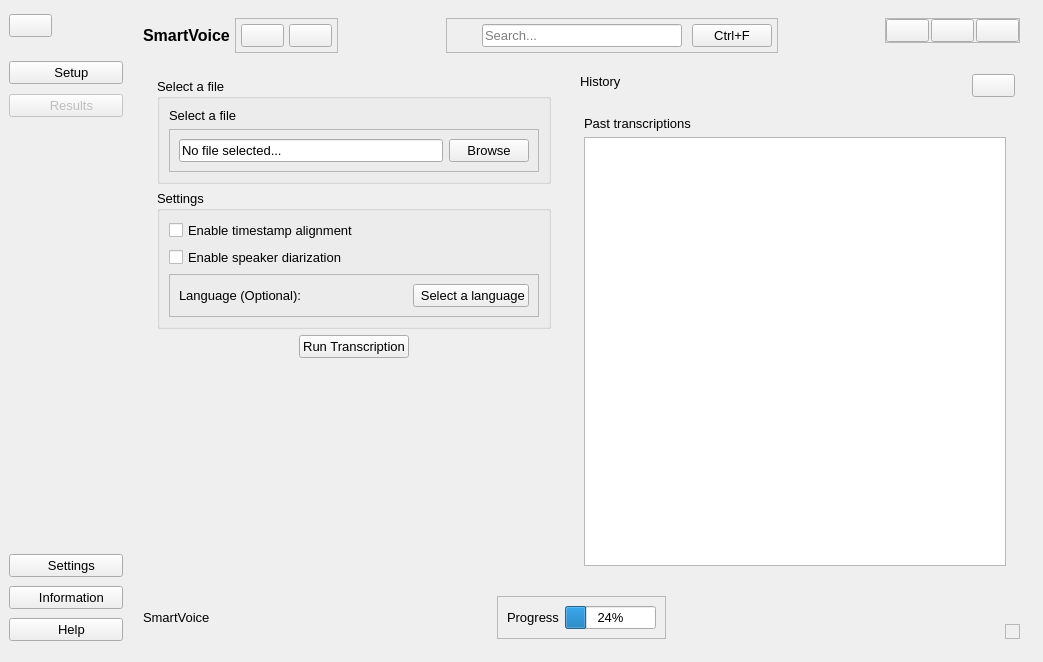
<?xml version='1.0' encoding='utf-8'?>
<ui version="4.0">
 <class>MainWindow</class>
 <widget class="QMainWindow" name="MainWindow">
  <property name="geometry">
   <rect>
    <x>0</x>
    <y>0</y>
    <width>1043</width>
    <height>662</height>
   </rect>
  </property>
  <property name="font">
   <font>
    <pointsize>10</pointsize>
   </font>
  </property>
  <property name="windowTitle">
   <string>MainWindow</string>
  </property>
  <property name="styleSheet">
   <string notr="true" />
  </property>
  <widget class="QWidget" name="centralwidget">
   <property name="minimumSize">
    <size>
     <width>1043</width>
     <height>635</height>
    </size>
   </property>
   <layout class="QHBoxLayout" name="horizontalLayout">
    <item>
     <widget class="QCustomSlideMenu" name="leftMenu" native="true">
      <layout class="QVBoxLayout" name="verticalLayout">
       <property name="spacing">
        <number>0</number>
       </property>
       <property name="leftMargin">
        <number>0</number>
       </property>
       <property name="topMargin">
        <number>0</number>
       </property>
       <property name="rightMargin">
        <number>0</number>
       </property>
       <property name="bottomMargin">
        <number>0</number>
       </property>
       <item alignment="Qt::AlignmentFlag::AlignLeft|Qt::AlignmentFlag::AlignTop">
        <widget class="QWidget" name="widget" native="true">
         <property name="minimumSize">
          <size>
           <width>46</width>
           <height>42</height>
          </size>
         </property>
         <layout class="QVBoxLayout" name="verticalLayout_2">
          <property name="leftMargin">
           <number>0</number>
          </property>
          <property name="topMargin">
           <number>5</number>
          </property>
          <property name="rightMargin">
           <number>0</number>
          </property>
          <item alignment="Qt::AlignmentFlag::AlignLeft|Qt::AlignmentFlag::AlignTop">
           <widget class="QPushButton" name="menuBtn">
            <property name="toolTip">
             <string>Maximize main menu</string>
            </property>
            <property name="text">
             <string />
            </property>
            <property name="icon">
             <iconset resource="../Qss/icons/_icons.qrc">
              <normaloff>:/feather/icons/feather/menu.png</normaloff>:/feather/icons/feather/menu.png</iconset>
            </property>
            <property name="iconSize">
             <size>
              <width>20</width>
              <height>20</height>
             </size>
            </property>
           </widget>
          </item>
         </layout>
        </widget>
       </item>
       <item alignment="Qt::AlignmentFlag::AlignTop">
        <widget class="QWidget" name="widget_2" native="true">
         <property name="minimumSize">
          <size>
           <width>93</width>
           <height>76</height>
          </size>
         </property>
         <layout class="QVBoxLayout" name="verticalLayout_3">
          <property name="spacing">
           <number>5</number>
          </property>
          <property name="leftMargin">
           <number>0</number>
          </property>
          <property name="topMargin">
           <number>5</number>
          </property>
          <property name="rightMargin">
           <number>0</number>
          </property>
          <property name="bottomMargin">
           <number>5</number>
          </property>
          <item>
           <widget class="QPushButton" name="setupBtn">
            <property name="toolTip">
             <string>Input file specification</string>
            </property>
            <property name="text">
             <string>   Setup</string>
            </property>
            <property name="icon">
             <iconset resource="../Qss/icons/_icons.qrc">
              <normaloff>:/material_design/icons/material_design/display_settings.png</normaloff>:/material_design/icons/material_design/display_settings.png</iconset>
            </property>
            <property name="iconSize">
             <size>
              <width>20</width>
              <height>20</height>
             </size>
            </property>
           </widget>
          </item>
          <item>
           <widget class="QPushButton" name="resultsBtn">
            <property name="enabled">
             <bool>false</bool>
            </property>
            <property name="toolTip">
             <string>Results of the transcription</string>
            </property>
            <property name="text">
             <string>   Results</string>
            </property>
            <property name="icon">
             <iconset resource="../Qss/icons/_icons.qrc">
              <normaloff>:/feather/icons/feather/file-text.png</normaloff>:/feather/icons/feather/file-text.png</iconset>
            </property>
            <property name="iconSize">
             <size>
              <width>20</width>
              <height>20</height>
             </size>
            </property>
           </widget>
          </item>
         </layout>
        </widget>
       </item>
       <item>
        <spacer name="verticalSpacer">
         <property name="orientation">
          <enum>Qt::Orientation::Vertical</enum>
         </property>
         <property name="sizeHint" stdset="0">
          <size>
           <width>20</width>
           <height>40</height>
          </size>
         </property>
        </spacer>
       </item>
       <item alignment="Qt::AlignmentFlag::AlignBottom">
        <widget class="QWidget" name="widget_3" native="true">
         <property name="minimumSize">
          <size>
           <width>114</width>
           <height>108</height>
          </size>
         </property>
         <layout class="QVBoxLayout" name="verticalLayout_4">
          <property name="spacing">
           <number>5</number>
          </property>
          <property name="leftMargin">
           <number>0</number>
          </property>
          <property name="topMargin">
           <number>5</number>
          </property>
          <property name="rightMargin">
           <number>0</number>
          </property>
          <property name="bottomMargin">
           <number>5</number>
          </property>
          <item>
           <widget class="QPushButton" name="settingsBtn">
            <property name="toolTip">
             <string>Application settings</string>
            </property>
            <property name="text">
             <string>   Settings</string>
            </property>
            <property name="icon">
             <iconset resource="../Qss/icons/_icons.qrc">
              <normaloff>:/feather/icons/feather/settings.png</normaloff>:/feather/icons/feather/settings.png</iconset>
            </property>
            <property name="iconSize">
             <size>
              <width>20</width>
              <height>20</height>
             </size>
            </property>
           </widget>
          </item>
          <item>
           <widget class="QPushButton" name="infoBtn">
            <property name="toolTip">
             <string>Information about application</string>
            </property>
            <property name="text">
             <string>   Information</string>
            </property>
            <property name="icon">
             <iconset resource="../Qss/icons/_icons.qrc">
              <normaloff>:/feather/icons/feather/info.png</normaloff>:/feather/icons/feather/info.png</iconset>
            </property>
            <property name="iconSize">
             <size>
              <width>20</width>
              <height>20</height>
             </size>
            </property>
           </widget>
          </item>
          <item>
           <widget class="QPushButton" name="helpBtn">
            <property name="toolTip">
             <string>Get help</string>
            </property>
            <property name="text">
             <string>   Help</string>
            </property>
            <property name="icon">
             <iconset resource="../Qss/icons/_icons.qrc">
              <normaloff>:/feather/icons/feather/help-circle.png</normaloff>:/feather/icons/feather/help-circle.png</iconset>
            </property>
            <property name="iconSize">
             <size>
              <width>20</width>
              <height>20</height>
             </size>
            </property>
           </widget>
          </item>
         </layout>
        </widget>
       </item>
      </layout>
     </widget>
    </item>
    <item>
     <widget class="QWidget" name="mainBody" native="true">
      <property name="sizePolicy">
       <sizepolicy hsizetype="Expanding" vsizetype="Preferred">
        <horstretch>0</horstretch>
        <verstretch>0</verstretch>
       </sizepolicy>
      </property>
      <layout class="QVBoxLayout" name="verticalLayout_5">
       <item alignment="Qt::AlignmentFlag::AlignTop">
        <widget class="QWidget" name="header" native="true">
         <layout class="QHBoxLayout" name="horizontalLayout_5">
          <property name="spacing">
           <number>5</number>
          </property>
          <property name="leftMargin">
           <number>5</number>
          </property>
          <property name="topMargin">
           <number>0</number>
          </property>
          <property name="rightMargin">
           <number>5</number>
          </property>
          <property name="bottomMargin">
           <number>0</number>
          </property>
          <item>
           <widget class="QLabel" name="titleText">
            <property name="font">
             <font>
              <pointsize>12</pointsize>
              <bold>true</bold>
             </font>
            </property>
            <property name="text">
             <string>SmartVoice</string>
            </property>
           </widget>
          </item>
          <item>
           <widget class="QFrame" name="headerMenuFrame">
            <property name="frameShape">
             <enum>QFrame::Shape::StyledPanel</enum>
            </property>
            <property name="frameShadow">
             <enum>QFrame::Shadow::Raised</enum>
            </property>
            <layout class="QHBoxLayout" name="horizontalLayout_4">
             <property name="spacing">
              <number>5</number>
             </property>
             <property name="leftMargin">
              <number>5</number>
             </property>
             <property name="topMargin">
              <number>5</number>
             </property>
             <property name="rightMargin">
              <number>5</number>
             </property>
             <property name="bottomMargin">
              <number>5</number>
             </property>
             <item>
              <widget class="QPushButton" name="historyBtn">
               <property name="toolTip">
                <string>Open history of transcriptions</string>
               </property>
               <property name="text">
                <string />
               </property>
               <property name="icon">
                <iconset resource="../Qss/icons/_icons.qrc">
                 <normaloff>:/material_design/icons/material_design/view_list.png</normaloff>:/material_design/icons/material_design/view_list.png</iconset>
               </property>
               <property name="iconSize">
                <size>
                 <width>24</width>
                 <height>24</height>
                </size>
               </property>
              </widget>
             </item>
             <item>
              <widget class="QPushButton" name="profileBtn">
               <property name="toolTip">
                <string>Log in</string>
               </property>
               <property name="text">
                <string />
               </property>
               <property name="icon">
                <iconset resource="../Qss/icons/_icons.qrc">
                 <normaloff>:/feather/icons/feather/user.png</normaloff>:/feather/icons/feather/user.png</iconset>
               </property>
               <property name="iconSize">
                <size>
                 <width>24</width>
                 <height>24</height>
                </size>
               </property>
              </widget>
             </item>
            </layout>
           </widget>
          </item>
          <item>
           <spacer name="horizontalSpacer">
            <property name="orientation">
             <enum>Qt::Orientation::Horizontal</enum>
            </property>
            <property name="sizeHint" stdset="0">
             <size>
              <width>40</width>
              <height>20</height>
             </size>
            </property>
           </spacer>
          </item>
          <item>
           <widget class="QFrame" name="headerSearchFrame">
            <property name="maximumSize">
             <size>
              <width>400</width>
              <height>16777215</height>
             </size>
            </property>
            <property name="frameShape">
             <enum>QFrame::Shape::StyledPanel</enum>
            </property>
            <property name="frameShadow">
             <enum>QFrame::Shadow::Raised</enum>
            </property>
            <layout class="QHBoxLayout" name="horizontalLayout_6">
             <property name="spacing">
              <number>10</number>
             </property>
             <property name="leftMargin">
              <number>5</number>
             </property>
             <property name="topMargin">
              <number>5</number>
             </property>
             <property name="rightMargin">
              <number>5</number>
             </property>
             <property name="bottomMargin">
              <number>5</number>
             </property>
             <item>
              <widget class="QLabel" name="label_5">
               <property name="minimumSize">
                <size>
                 <width>20</width>
                 <height>20</height>
                </size>
               </property>
               <property name="maximumSize">
                <size>
                 <width>16</width>
                 <height>16</height>
                </size>
               </property>
               <property name="text">
                <string />
               </property>
               <property name="pixmap">
                <pixmap resource="../Qss/icons/_icons.qrc">:/feather/icons/feather/search.png</pixmap>
               </property>
               <property name="scaledContents">
                <bool>true</bool>
               </property>
              </widget>
             </item>
             <item>
              <widget class="QLineEdit" name="searchInput">
               <property name="minimumSize">
                <size>
                 <width>200</width>
                 <height>0</height>
                </size>
               </property>
               <property name="toolTipDuration">
                <number>-1</number>
               </property>
               <property name="placeholderText">
                <string>Search...</string>
               </property>
              </widget>
             </item>
             <item>
              <widget class="QPushButton" name="searchBtn">
               <property name="toolTip">
                <string>Search</string>
               </property>
               <property name="text">
                <string>Ctrl+F</string>
               </property>
              </widget>
             </item>
            </layout>
           </widget>
          </item>
          <item>
           <spacer name="horizontalSpacer_2">
            <property name="orientation">
             <enum>Qt::Orientation::Horizontal</enum>
            </property>
            <property name="sizeHint" stdset="0">
             <size>
              <width>40</width>
              <height>20</height>
             </size>
            </property>
           </spacer>
          </item>
          <item alignment="Qt::AlignmentFlag::AlignRight|Qt::AlignmentFlag::AlignTop">
           <widget class="QFrame" name="windowControlsFrame">
            <property name="frameShape">
             <enum>QFrame::Shape::StyledPanel</enum>
            </property>
            <property name="frameShadow">
             <enum>QFrame::Shadow::Raised</enum>
            </property>
            <layout class="QHBoxLayout" name="horizontalLayout_7">
             <property name="spacing">
              <number>2</number>
             </property>
             <property name="leftMargin">
              <number>0</number>
             </property>
             <property name="topMargin">
              <number>0</number>
             </property>
             <property name="rightMargin">
              <number>0</number>
             </property>
             <property name="bottomMargin">
              <number>0</number>
             </property>
             <item>
              <widget class="QPushButton" name="minimizeBtn">
               <property name="text">
                <string />
               </property>
               <property name="icon">
                <iconset resource="../Qss/icons/_icons.qrc">
                 <normaloff>:/feather/icons/feather/minus.png</normaloff>:/feather/icons/feather/minus.png</iconset>
               </property>
              </widget>
             </item>
             <item>
              <widget class="QPushButton" name="restoreBtn">
               <property name="text">
                <string />
               </property>
               <property name="icon">
                <iconset resource="../Qss/icons/_icons.qrc">
                 <normaloff>:/feather/icons/feather/square.png</normaloff>:/feather/icons/feather/square.png</iconset>
               </property>
              </widget>
             </item>
             <item>
              <widget class="QPushButton" name="closeBtn">
               <property name="text">
                <string />
               </property>
               <property name="icon">
                <iconset resource="../Qss/icons/_icons.qrc">
                 <normaloff>:/feather/icons/feather/window_close.png</normaloff>:/feather/icons/feather/window_close.png</iconset>
               </property>
              </widget>
             </item>
            </layout>
           </widget>
          </item>
         </layout>
        </widget>
       </item>
       <item>
        <widget class="QWidget" name="mainContent" native="true">
         <layout class="QHBoxLayout" name="horizontalLayout_8">
          <property name="spacing">
           <number>5</number>
          </property>
          <property name="leftMargin">
           <number>5</number>
          </property>
          <property name="topMargin">
           <number>5</number>
          </property>
          <property name="rightMargin">
           <number>5</number>
          </property>
          <property name="bottomMargin">
           <number>5</number>
          </property>
          <item>
           <widget class="QWidget" name="mainPage" native="true">
            <layout class="QVBoxLayout" name="verticalLayout_6">
             <property name="spacing">
              <number>5</number>
             </property>
             <property name="leftMargin">
              <number>5</number>
             </property>
             <property name="topMargin">
              <number>5</number>
             </property>
             <property name="rightMargin">
              <number>5</number>
             </property>
             <property name="bottomMargin">
              <number>5</number>
             </property>
             <item>
              <widget class="QCustomQStackedWidget" name="stackedMainPages">
               <widget class="QWidget" name="setupPage">
                <layout class="QVBoxLayout" name="verticalLayout_10">
                 <item>
                  <widget class="QGroupBox" name="groupBox_6">
                   <property name="title">
                    <string>Select a file</string>
                   </property>
                   <layout class="QVBoxLayout" name="verticalLayout_18">
                    <item>
                     <widget class="QLabel" name="label_8">
                      <property name="text">
                       <string>Select a file</string>
                      </property>
                     </widget>
                    </item>
                    <item>
                     <widget class="QFrame" name="frame_2">
                      <property name="frameShape">
                       <enum>QFrame::Shape::StyledPanel</enum>
                      </property>
                      <property name="frameShadow">
                       <enum>QFrame::Shadow::Raised</enum>
                      </property>
                      <layout class="QHBoxLayout" name="horizontalLayout_13">
                       <item>
                        <widget class="QLineEdit" name="lineEdit">
                         <property name="maximumSize">
                          <size>
                           <width>700</width>
                           <height>16777215</height>
                          </size>
                         </property>
                         <property name="text">
                          <string>No file selected...</string>
                         </property>
                         <property name="readOnly">
                          <bool>true</bool>
                         </property>
                        </widget>
                       </item>
                       <item alignment="Qt::AlignmentFlag::AlignRight">
                        <widget class="QPushButton" name="fileBrowseBtn">
                         <property name="toolTip">
                          <string>Select input file</string>
                         </property>
                         <property name="text">
                          <string>Browse</string>
                         </property>
                        </widget>
                       </item>
                      </layout>
                     </widget>
                    </item>
                   </layout>
                  </widget>
                 </item>
                 <item>
                  <widget class="QGroupBox" name="groupBox">
                   <property name="title">
                    <string>Settings</string>
                   </property>
                   <layout class="QVBoxLayout" name="verticalLayout_11">
                    <item>
                     <widget class="QCheckBox" name="timestampsEnabled">
                      <property name="toolTip">
                       <string>Enable additional timestamp alignment for better precision</string>
                      </property>
                      <property name="text">
                       <string>Enable timestamp alignment</string>
                      </property>
                     </widget>
                    </item>
                    <item>
                     <widget class="QCheckBox" name="diarizationEnabled">
                      <property name="toolTip">
                       <string>Enable identification of speakers and assignment of IDs</string>
                      </property>
                      <property name="text">
                       <string>Enable speaker diarization</string>
                      </property>
                     </widget>
                    </item>
                    <item>
                     <widget class="QFrame" name="frame_3">
                      <property name="frameShape">
                       <enum>QFrame::Shape::StyledPanel</enum>
                      </property>
                      <property name="frameShadow">
                       <enum>QFrame::Shadow::Raised</enum>
                      </property>
                      <layout class="QHBoxLayout" name="horizontalLayout_14">
                       <item>
                        <widget class="QLabel" name="label_9">
                         <property name="text">
                          <string>Language (Optional):</string>
                         </property>
                        </widget>
                       </item>
                       <item alignment="Qt::AlignmentFlag::AlignRight">
                        <widget class="QPushButton" name="languageDropdownBtn">
                         <property name="text">
                          <string> Select a language</string>
                         </property>
                         <property name="icon">
                          <iconset resource="../Qss/icons/_icons.qrc">
                           <normaloff>:/feather/icons/feather/arrow_down.png</normaloff>:/feather/icons/feather/arrow_down.png</iconset>
                         </property>
                        </widget>
                       </item>
                      </layout>
                     </widget>
                    </item>
                   </layout>
                  </widget>
                 </item>
                 <item alignment="Qt::AlignmentFlag::AlignHCenter">
                  <widget class="QPushButton" name="runTranscriptionBtn">
                   <property name="text">
                    <string>Run Transcription</string>
                   </property>
                  </widget>
                 </item>
                 <item>
                  <spacer name="verticalSpacer_2">
                   <property name="orientation">
                    <enum>Qt::Orientation::Vertical</enum>
                   </property>
                   <property name="sizeHint" stdset="0">
                    <size>
                     <width>20</width>
                     <height>40</height>
                    </size>
                   </property>
                  </spacer>
                 </item>
                </layout>
               </widget>
               <widget class="QWidget" name="settingsPage">
                <layout class="QVBoxLayout" name="verticalLayout_16">
                 <item>
                  <widget class="QGroupBox" name="groupBox_5">
                   <property name="title">
                    <string>Style</string>
                   </property>
                   <layout class="QVBoxLayout" name="verticalLayout_15">
                    <item>
                     <widget class="QWidget" name="widget_5" native="true">
                      <layout class="QHBoxLayout" name="horizontalLayout_11">
                       <item alignment="Qt::AlignmentFlag::AlignTop">
                        <widget class="QLabel" name="label_11">
                         <property name="text">
                          <string>Theme</string>
                         </property>
                        </widget>
                       </item>
                       <item alignment="Qt::AlignmentFlag::AlignHCenter|Qt::AlignmentFlag::AlignTop">
                        <widget class="QComboBox" name="comboBox_2">
                         <property name="currentText">
                          <string />
                         </property>
                         <property name="placeholderText">
                          <string>Default</string>
                         </property>
                        </widget>
                       </item>
                      </layout>
                     </widget>
                    </item>
                    <item>
                     <spacer name="verticalSpacer_3">
                      <property name="orientation">
                       <enum>Qt::Orientation::Vertical</enum>
                      </property>
                      <property name="sizeHint" stdset="0">
                       <size>
                        <width>20</width>
                        <height>40</height>
                       </size>
                      </property>
                     </spacer>
                    </item>
                   </layout>
                  </widget>
                 </item>
                </layout>
               </widget>
               <widget class="QWidget" name="informationPage">
                <layout class="QVBoxLayout" name="verticalLayout_17">
                 <item>
                  <widget class="QLabel" name="label_10">
                   <property name="text">
                    <string>Information Page</string>
                   </property>
                  </widget>
                 </item>
                </layout>
               </widget>
               <widget class="QWidget" name="helpPage">
                <layout class="QHBoxLayout" name="horizontalLayout_12">
                 <item>
                  <widget class="QLabel" name="label_3">
                   <property name="text">
                    <string>Help page</string>
                   </property>
                  </widget>
                 </item>
                </layout>
               </widget>
               <widget class="QWidget" name="resultsPage">
                <layout class="QVBoxLayout" name="verticalLayout_12">
                 <item>
                  <widget class="QGroupBox" name="groupBox_2">
                   <property name="title">
                    <string>Progress</string>
                   </property>
                   <layout class="QVBoxLayout" name="verticalLayout_13">
                    <item>
                     <widget class="QProgressBar" name="progressBar_2">
                      <property name="value">
                       <number>0</number>
                      </property>
                     </widget>
                    </item>
                    <item>
                     <widget class="QLabel" name="statusLabel">
                      <property name="text">
                       <string>Starting transcription...</string>
                      </property>
                      <property name="wordWrap">
                       <bool>true</bool>
                      </property>
                     </widget>
                    </item>
                   </layout>
                  </widget>
                 </item>
                 <item>
                  <widget class="QGroupBox" name="groupBox_3">
                   <property name="title">
                    <string>Display options</string>
                   </property>
                   <layout class="QHBoxLayout" name="horizontalLayout_10">
                    <item>
                     <widget class="QCheckBox" name="showTimestamps">
                      <property name="toolTip">
                       <string>Display timestamps</string>
                      </property>
                      <property name="text">
                       <string>Timestamps</string>
                      </property>
                     </widget>
                    </item>
                    <item>
                     <widget class="QCheckBox" name="showSpeakers">
                      <property name="toolTip">
                       <string>Display speakers' IDs</string>
                      </property>
                      <property name="text">
                       <string>Speakers</string>
                      </property>
                     </widget>
                    </item>
                   </layout>
                  </widget>
                 </item>
                 <item>
                  <widget class="QGroupBox" name="groupBox_4">
                   <property name="title">
                    <string>Transcription result</string>
                   </property>
                   <layout class="QVBoxLayout" name="verticalLayout_14">
                    <item>
                     <widget class="QTextEdit" name="transcriptionTextArea">
                      <property name="minimumSize">
                       <size>
                        <width>0</width>
                        <height>250</height>
                       </size>
                      </property>
                      <property name="readOnly">
                       <bool>true</bool>
                      </property>
                      <property name="placeholderText">
                       <string>No results yet...</string>
                      </property>
                     </widget>
                    </item>
                   </layout>
                  </widget>
                 </item>
                 <item alignment="Qt::AlignmentFlag::AlignLeft|Qt::AlignmentFlag::AlignBottom">
                  <widget class="QPushButton" name="downloadSRTBtn">
                   <property name="text">
                    <string>Download SRT</string>
                   </property>
                  </widget>
                 </item>
                </layout>
               </widget>
              </widget>
             </item>
            </layout>
           </widget>
          </item>
          <item>
           <widget class="QCustomSlideMenu" name="rightMenu" native="true">
            <property name="minimumSize">
             <size>
              <width>450</width>
              <height>0</height>
             </size>
            </property>
            <layout class="QVBoxLayout" name="verticalLayout_7">
             <property name="spacing">
              <number>5</number>
             </property>
             <property name="leftMargin">
              <number>5</number>
             </property>
             <property name="topMargin">
              <number>5</number>
             </property>
             <property name="rightMargin">
              <number>5</number>
             </property>
             <property name="bottomMargin">
              <number>5</number>
             </property>
             <item alignment="Qt::AlignmentFlag::AlignTop">
              <widget class="QWidget" name="widget_4" native="true">
               <layout class="QHBoxLayout" name="horizontalLayout_9">
                <property name="spacing">
                 <number>0</number>
                </property>
                <property name="leftMargin">
                 <number>5</number>
                </property>
                <property name="topMargin">
                 <number>5</number>
                </property>
                <property name="rightMargin">
                 <number>0</number>
                </property>
                <property name="bottomMargin">
                 <number>5</number>
                </property>
                <item alignment="Qt::AlignmentFlag::AlignLeft|Qt::AlignmentFlag::AlignTop">
                 <widget class="QLabel" name="label_4">
                  <property name="text">
                   <string>History</string>
                  </property>
                 </widget>
                </item>
                <item alignment="Qt::AlignmentFlag::AlignRight|Qt::AlignmentFlag::AlignTop">
                 <widget class="QPushButton" name="rightMenuBtn">
                  <property name="toolTip">
                   <string>Close menu</string>
                  </property>
                  <property name="text">
                   <string />
                  </property>
                  <property name="icon">
                   <iconset resource="../Qss/icons/_icons.qrc">
                    <normaloff>:/feather/icons/feather/chevrons-right.png</normaloff>:/feather/icons/feather/chevrons-right.png</iconset>
                  </property>
                  <property name="iconSize">
                   <size>
                    <width>20</width>
                    <height>20</height>
                   </size>
                  </property>
                 </widget>
                </item>
               </layout>
              </widget>
             </item>
             <item>
              <widget class="QCustomQStackedWidget" name="rightMenuStacked">
               <widget class="QWidget" name="historyPage">
                <layout class="QVBoxLayout" name="verticalLayout_8">
                 <item>
                  <widget class="QLabel" name="label_6">
                   <property name="text">
                    <string>Past transcriptions</string>
                   </property>
                  </widget>
                 </item>
                 <item>
                  <widget class="QListWidget" name="transcrHistoryList">
                   <property name="styleSheet">
                    <string notr="true">#historyItemBox {
                    background-color:red !important;
                }
HistoryItemWidget {
                    background-color: red !important;
                    border: 1px solid #3e3e42;
                    border-left: 4px solid #007acc;
                    border-radius: 8px;
                    padding: 12px;
                    margin: 2px;
 }</string>
                   </property>
                  </widget>
                 </item>
                </layout>
               </widget>
               <widget class="QWidget" name="profilePage">
                <layout class="QVBoxLayout" name="verticalLayout_9">
                 <item>
                  <widget class="QLabel" name="label_7">
                   <property name="text">
                    <string>Login Page</string>
                   </property>
                  </widget>
                 </item>
                </layout>
               </widget>
              </widget>
             </item>
            </layout>
           </widget>
          </item>
         </layout>
        </widget>
       </item>
       <item alignment="Qt::AlignmentFlag::AlignBottom">
        <widget class="QWidget" name="footer" native="true">
         <layout class="QHBoxLayout" name="horizontalLayout_2">
          <property name="spacing">
           <number>5</number>
          </property>
          <property name="leftMargin">
           <number>5</number>
          </property>
          <property name="topMargin">
           <number>5</number>
          </property>
          <property name="rightMargin">
           <number>5</number>
          </property>
          <property name="bottomMargin">
           <number>5</number>
          </property>
          <item>
           <widget class="QLabel" name="label">
            <property name="text">
             <string>SmartVoice</string>
            </property>
           </widget>
          </item>
          <item alignment="Qt::AlignmentFlag::AlignHCenter">
           <widget class="QFrame" name="frame">
            <property name="frameShape">
             <enum>QFrame::Shape::StyledPanel</enum>
            </property>
            <property name="frameShadow">
             <enum>QFrame::Shadow::Raised</enum>
            </property>
            <layout class="QHBoxLayout" name="horizontalLayout_3">
             <item alignment="Qt::AlignmentFlag::AlignLeft">
              <widget class="QLabel" name="label_2">
               <property name="text">
                <string>Progress</string>
               </property>
              </widget>
             </item>
             <item>
              <widget class="QProgressBar" name="progressBar">
               <property name="value">
                <number>24</number>
               </property>
              </widget>
             </item>
            </layout>
           </widget>
          </item>
          <item alignment="Qt::AlignmentFlag::AlignRight|Qt::AlignmentFlag::AlignBottom">
           <widget class="QFrame" name="sizeGrip">
            <property name="minimumSize">
             <size>
              <width>15</width>
              <height>15</height>
             </size>
            </property>
            <property name="maximumSize">
             <size>
              <width>15</width>
              <height>15</height>
             </size>
            </property>
            <property name="toolTip">
             <string>Drag to rescale window</string>
            </property>
            <property name="frameShape">
             <enum>QFrame::Shape::StyledPanel</enum>
            </property>
            <property name="frameShadow">
             <enum>QFrame::Shadow::Raised</enum>
            </property>
           </widget>
          </item>
         </layout>
        </widget>
       </item>
      </layout>
     </widget>
    </item>
   </layout>
  </widget>
 </widget>
 <customwidgets>
  <customwidget>
   <class>QCustomSlideMenu</class>
   <extends>QWidget</extends>
   <header>Custom_Widgets.QCustomSlideMenu.h</header>
   <container>1</container>
  </customwidget>
  <customwidget>
   <class>QCustomQStackedWidget</class>
   <extends>QStackedWidget</extends>
   <header>Custom_Widgets.QCustomQStackedWidget.h</header>
   <container>1</container>
  </customwidget>
 <customwidget><class>QPushButton</class><extends>QPushButton</extends><header location="global">Custom_Widgets.Theme.h</header><container>1</container></customwidget><customwidget><class>QLabel</class><extends>QLabel</extends><header location="global">Custom_Widgets.Theme.h</header><container>1</container></customwidget></customwidgets>
 <connections />
</ui>
